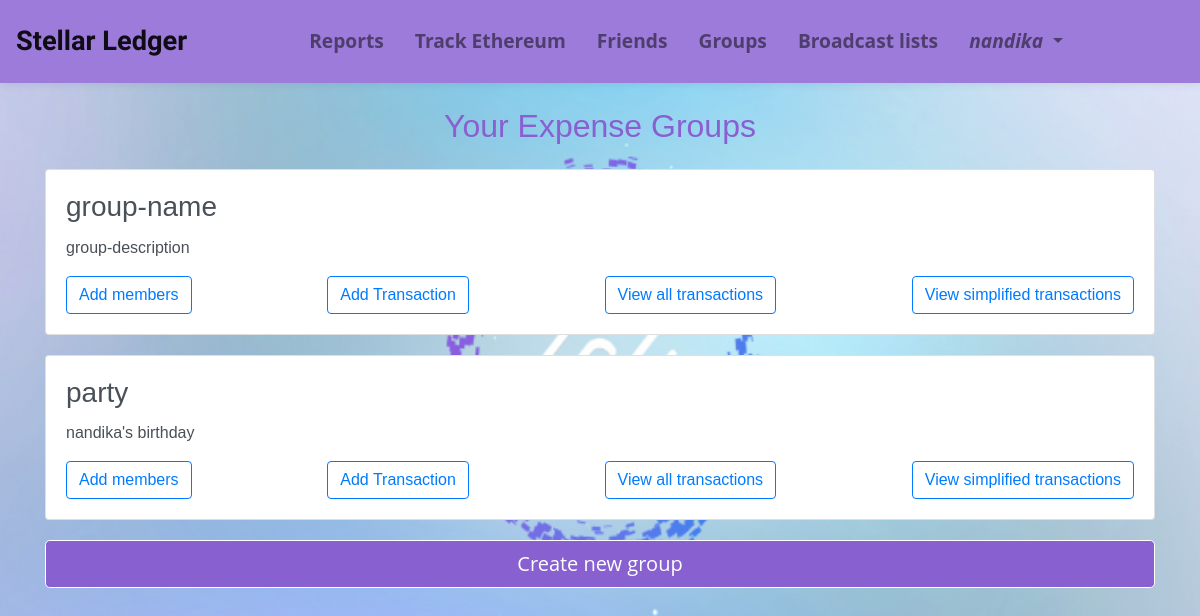
Page /group/view_expense_groups/ (signed in) on the committed database.
### expensegroups/models.py (models this page shows)
class ExpenseGroupMember(models.Model):
    group = models.ForeignKey(ExpenseGroup, on_delete=models.CASCADE)
    user = models.ForeignKey(User, on_delete=models.CASCADE)

class ExpenseGroup(models.Model):
    name = models.CharField(max_length=10, unique=True, default="GroupX")
    description = models.TextField(blank=True, null=True)

### expensegroups/views.py (called while the page is built)
@verified_email_required
def view_expense_groups(request):
    g = ExpenseGroupMember.objects.filter(user=request.user)
    return render(request, 'expensegroups/view_expense_groups.html', {
        'g' : g
    })

### templates/expensegroups/view_expense_groups.html (shortened to what this page needs)
{% extends '../base.html' %}
{% block content %}
<div class="container mt-4">
    <h2 class="text-center mb-4">Your Expense Groups</h2>
    {% for gr in g %}
    <div class="card">
        <div class="card-body">
            <h3 class="card-title">{{ gr.group.name }}</h3>
            <p class="card-text">{{ gr.group.description }}</p>
            <div class="d-flex justify-content-between align-items-center">
                <button class="btn btn-outline-primary">
                    <a href="{% url 'add_members' gr.group.id %}">Add members</a>
                </button>
                <button class="btn btn-outline-primary">
                    <a href="{% url 'add_txn' gr.group.id %}">Add Transaction</a>
                </button>
                <button class="btn btn-outline-primary">
                    <a href="{% url 'view_all_transactions' gr.group.id %}">View all transactions</a>
                </button>
                <button class="btn btn-outline-primary">
                    <a href="{% url 'view_simplified_txns' gr.group.id %}">View simplified transactions</a>
                </button>
            </div>
        </div>
    </div>
    {% endfor %}
    <div class="text-center">
        <button type="button" class="btn btn-lg btn-block btn-primary">
            <a href="{% url 'add_expense_group' %}">Create new group</a>
        </button>
    </div>
</div>
{% endblock %}

### templates/base.html (shortened to what this page needs)
{% load static %}
<!DOCTYPE html>
<html lang="en">
<head>
    <link rel="stylesheet" href="{% static 'styles.css' %}">
    <link rel="stylesheet" href="https://cdn.jsdelivr.net/npm/bootstrap@4.4.1/dist/css/bootstrap.min.css">
</head>
<body style="
    background-image: url('imgs/bg.png');
    height: 100vh;
    width: 100vw;
    background-repeat: no-repeat;
    background-size: 100% 100%;
">
    <nav class="navbar navbar-expand-lg navbar-light">
        <a style="font-family: Sofia, sans-serif; font-size: 170%;" class="navbar-brand" href="{% url 'home' %}">Stellar Ledger</a>
          <div class="collapse navbar-collapse justify-content-center" id="navbarNavDropdown" style=" font-size: 120%; font-weight: bold;">
            <ul class="navbar-nav">
              <li class="nav-item">
                <a class="nav-link" href="{% url 'viewTransaction' %}">Reports</a>
              </li>
              <li class="nav-item">
                <a class="nav-link" href="{% url 'eth' %}">Track Ethereum</a>
              </li>
              <li class="nav-item">
                <a class="nav-link" href="{% url 'viewFriend' %}">Friends</a>
              </li>
              <li class="nav-item">
                <a class="nav-link" href="{% url 'view_expense_groups' %}">Groups</a>
              </li>
              <li class="nav-item">
                <a class="nav-link" href="{% url 'viewGroup' %}">Broadcast lists</a>
              </li>
              {% if user.is_authenticated %}
              <li class="nav-item dropdown">
                <button class="nav-link dropdown-toggle" onclick="dropdown()" data-toggle="dropdown" aria-haspopup="true" aria-expanded="false" style="background-color: #9c7bda;">
                  <i class="fas fa-user">{{ user.username }}</i>
                </button>
              </li>
              {% else %}
              <li class="nav-item">
                <a class="nav-link" href="{% url 'account_login' %}">login</a>
              </li>
              {% endif %}
            </ul>
          </div>
        </nav>
    {% block content %}
    {% endblock %}
</body>
</html>

### static/styles.css (style rules this page uses)
button { border: none; }

### templates/base.html (style rules this page uses)
body { font-family: 'Poppins', sans-serif; }
.navbar { background-color: #9c7bda; padding: 1rem; box-shadow: 0 0 10px rgba(0, 0, 0, 0.1); }
.navbar-brand { color: #ffffff; font-size: 1.5rem; font-weight: bold; }
.navbar-nav .nav-item { margin-right: 15px; }
.navbar-nav .nav-link { color: #ffffff; font-weight: bold; transition: color 0.3s ease; }

### templates/expensegroups/view_expense_groups.html (style rules this page uses)
body { font-family: 'Open Sans', sans-serif; background-color: #f8f9fa; color: #495057; }
h2 { font-family: 'Montserrat', sans-serif; color: #8860d0; }
.card { margin-bottom: 20px; font-family: 'Montserrat', sans-serif; }
.btn-primary { background-color: #8860d0; border-color: white; }
.btn-primary a { color: #fff; text-decoration: none; }

### rows in the picture
ExpenseGroupMember: group.name "group-name", group.description "group-description"
ExpenseGroupMember: group.name "party", group.description "nandika's birthday"

### other values in the picture
{{ user.username }} "nandika"
